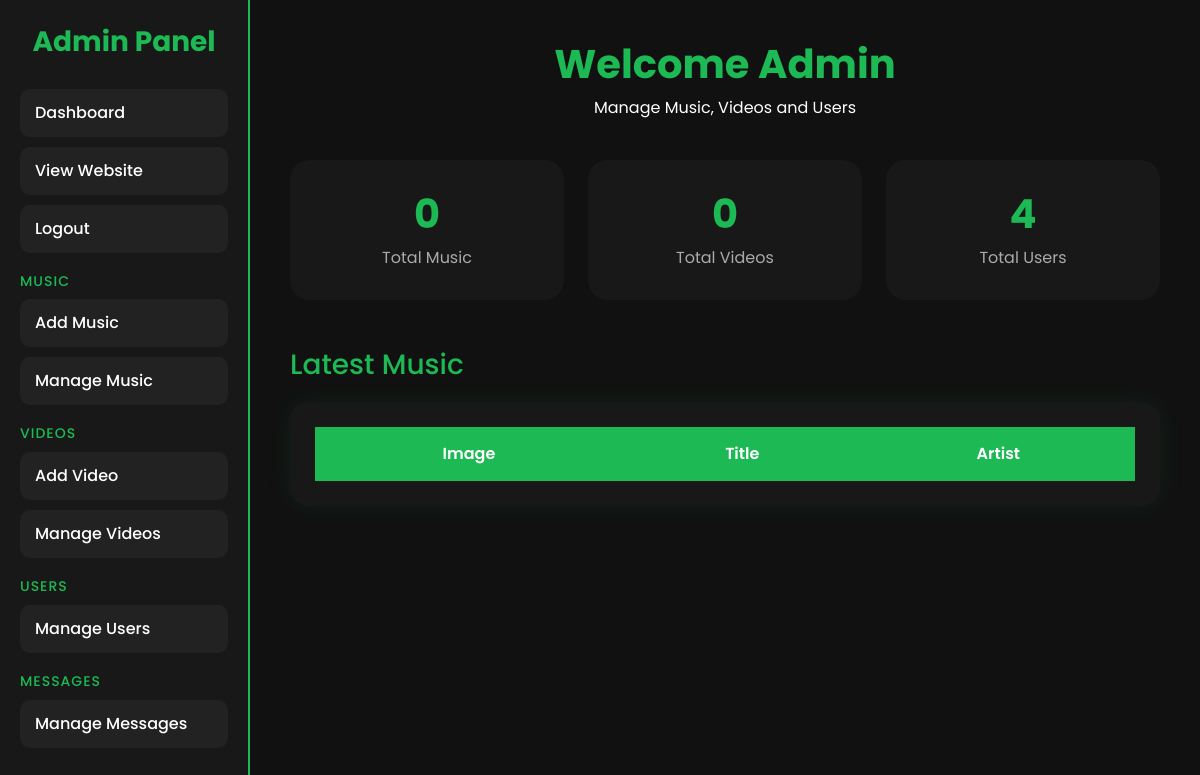
Page /admin/dashboard.php (signed in) on the earlier database version.
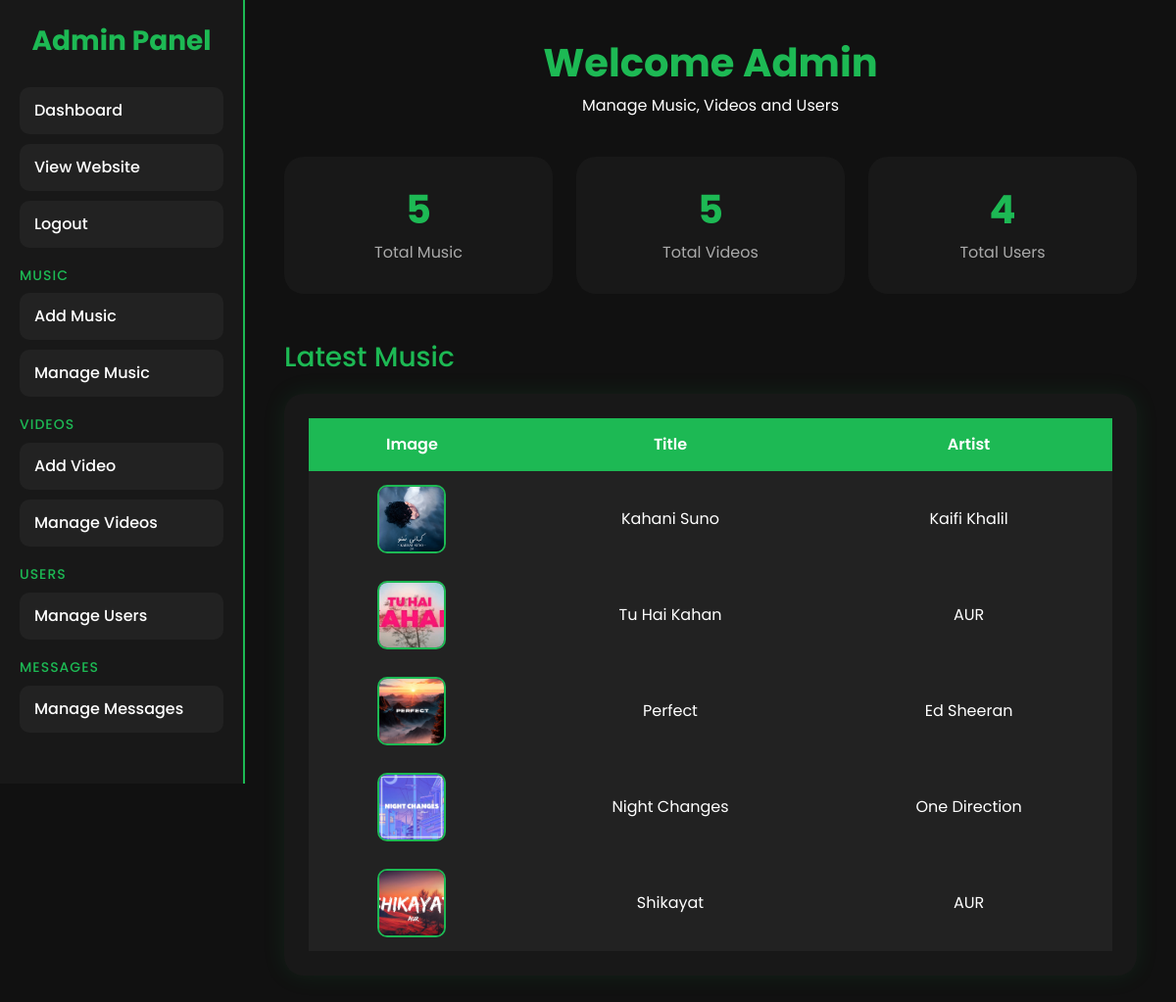
Same page on the later database version.
### tables this page shows
CREATE TABLE `music` (
  `id` int(11) NOT NULL,
  `title` varchar(255) NOT NULL,
  `artist` varchar(255) NOT NULL,
  `album` varchar(255) NOT NULL,
  `genre` varchar(100) NOT NULL,
  `language` varchar(100) NOT NULL,
  `year` year(4) NOT NULL,
  `image` varchar(255) NOT NULL,
  `music_file` varchar(255) NOT NULL,
  `description` text DEFAULT NULL,
  `created_at` timestamp NOT NULL DEFAULT current_timestamp()
);

### admin/dashboard.php (the view, shortened to what this page needs)
<?php
include("../includes/config.php");
$music_count = mysqli_num_rows(
    mysqli_query(
        $connection,
        "SELECT * FROM music"
    )
);
$video_count = mysqli_num_rows(
    mysqli_query(
        $connection,
        "SELECT * FROM videos"
    )
);
$user_count = mysqli_num_rows(
    mysqli_query(
        $connection,
        "SELECT * FROM users"
    )
);
$latest_music = mysqli_query(
    $connection,
    "SELECT * FROM music
     ORDER BY id DESC
     LIMIT 5"
);
?>
<!DOCTYPE html>
<html lang="en">
<head>
    <link href="https://cdn.jsdelivr.net/npm/bootstrap@5.3.3/dist/css/bootstrap.min.css" rel="stylesheet">
    <link rel="stylesheet" href="./css/dashboard.css">
    <link rel="stylesheet" href="./css/sidebar.css">
</head>
<body>
    <section class="admin-wrapper">
        <?php include("./includes/sidebar.php"); ?>
        <section class="main-content">
            <section class="dashboard-header">
                <h1>Welcome Admin</h1>
                <p>Manage Music, Videos and Users</p>
            </section>
            <section class="row g-4 mb-5">
                <section class="col-md-4">
                    <section class="dashboard-card">
                        <h2><?php echo $music_count; ?></h2>
                        <p>Total Music</p>
                    </section>
                </section>
                <section class="col-md-4">
                    <section class="dashboard-card">
                        <h2><?php echo $video_count; ?></h2>
                        <p>Total Videos</p>
                    </section>
                </section>
                <section class="col-md-4">
                    <section class="dashboard-card">
                        <h2><?php echo $user_count; ?></h2>
                        <p>Total Users</p>
                    </section>
                </section>
            </section>
            <h3 class="section-title">Latest Music</h3>
            <section class="table-responsive">
                <table class="table align-middle text-center">
                    <thead>
                        <tr>
                            <th>Image</th>
                            <th>Title</th>
                            <th>Artist</th>
                        </tr>
                    </thead>
                    <tbody>
                        <?php while ($music = mysqli_fetch_assoc($latest_music)) { ?>
                            <tr>
                                <td><img src="../uploads/images/<?php echo $music['image']; ?>" alt="Music"></td>
                                <td><?php echo $music['title']; ?></td>
                                <td><?php echo $music['artist']; ?></td>
                            </tr>
                        <?php } ?>
                    </tbody>
                </table>
            </section>
        </section>
    </section>
</body>
</html>

Differences in the rows shown:
added music: image (picture), title "Kahani Suno", artist "Kaifi Khalil"
added music: image (picture), title "Tu Hai Kahan", artist "AUR"
added music: image (picture), title "Perfect", artist "Ed Sheeran"
added music: image (picture), title "Night Changes", artist "One Direction"
added music: image (picture), title "Shikayat", artist "AUR"
Other differences:
$music_count: "0" → "5"
$video_count: "0" → "5"
